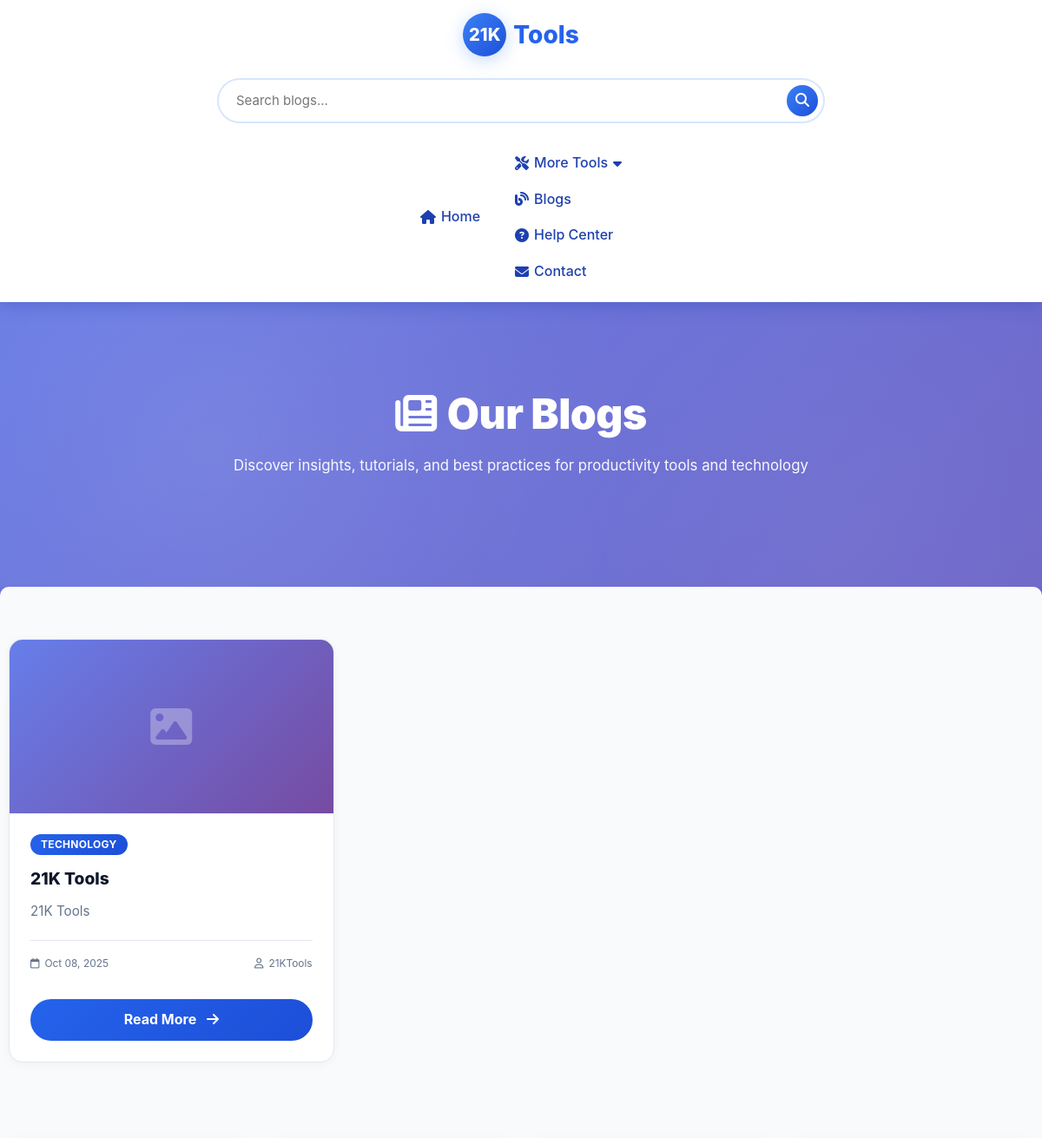
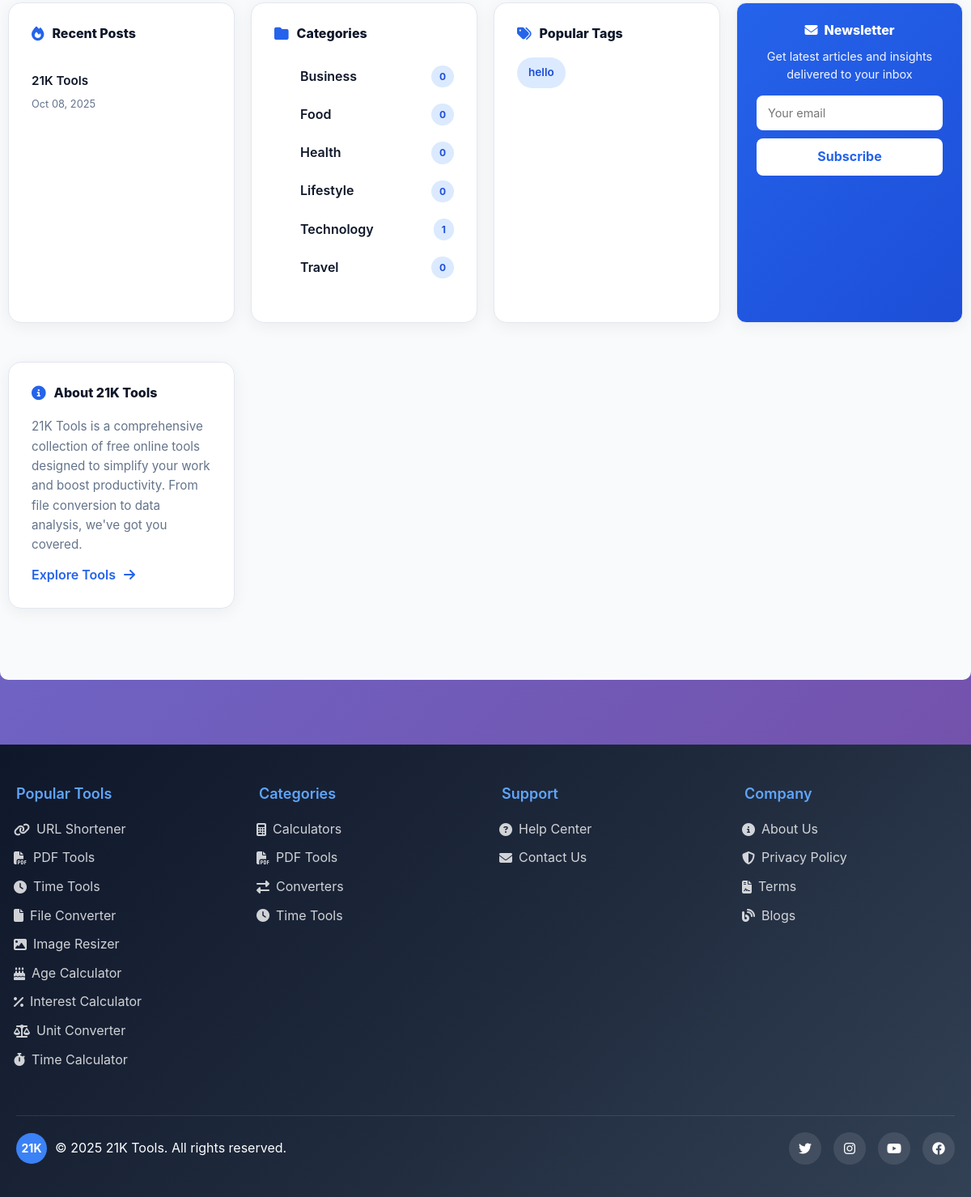
Screenshot of /blog/ with the database file from the repository (2 pictures, top to bottom).
### blog/models.py (models this page shows, shortened)
class BlogPost(models.Model):
    STATUS_CHOICES = (
        ('draft', 'Draft'),
        ('published', 'Published'),
    )
    title = models.CharField(max_length=200)
    slug = models.SlugField(max_length=200, unique=True, blank=True)
    content = RichTextUploadingField()
    excerpt = models.TextField(max_length=300, blank=True, help_text="Short description for blog cards")
    thumbnail_data = models.BinaryField(blank=True, null=True, editable=False)
    thumbnail_name = models.CharField(max_length=255, blank=True)
    thumbnail_type = models.CharField(max_length=50, blank=True)  # e.g., 'image/jpeg'
    category = models.ForeignKey(Category, on_delete=models.SET_NULL, null=True, related_name='posts')
    tags = models.ManyToManyField(Tag, blank=True, related_name='posts')
    author = models.ForeignKey(User, on_delete=models.CASCADE, related_name='blog_posts')
    status = models.CharField(max_length=10, choices=STATUS_CHOICES, default='draft')
    created_at = models.DateTimeField(auto_now_add=True)
    updated_at = models.DateTimeField(auto_now=True)
    published_at = models.DateTimeField(null=True, blank=True)
    class Meta:
        ordering = ['-published_at', '-created_at']
    def has_thumbnail(self):
        return bool(self.thumbnail_data)

class Category(models.Model):
    name = models.CharField(max_length=100, unique=True)
    slug = models.SlugField(max_length=100, unique=True, blank=True)
    created_at = models.DateTimeField(auto_now_add=True)
    class Meta:
        verbose_name_plural = "Categories"
        ordering = ['name']

class Tag(models.Model):
    name = models.CharField(max_length=50, unique=True)
    slug = models.SlugField(max_length=50, unique=True, blank=True)
    created_at = models.DateTimeField(auto_now_add=True)
    class Meta:
        ordering = ['name']

### blog/views.py (the view, shortened to what this page needs)
# urls.py: path('', views.blog_list, name='blog_list'),
def blog_list(request):
    search_query = request.GET.get('search', '')
    selected_categories = request.GET.getlist('category')
    sort = request.GET.get('sort', '-published_at')
    posts = BlogPost.objects.filter(status='published')
    if selected_categories:
        posts = posts.filter(category__slug__in=selected_categories)
    posts = posts.order_by(sort)
    paginator = Paginator(posts, 9)
    page_number = request.GET.get('page')
    page_obj = paginator.get_page(page_number)
    categories = Category.objects.annotate(post_count=Count('posts', filter=Q(posts__status='published')))
    all_categories = categories
    recent_posts = BlogPost.objects.filter(status='published').order_by('-published_at')[:5]
    popular_tags = Tag.objects.annotate(post_count=Count('posts', filter=Q(posts__status='published'))).order_by('-post_count')[:10]
    total_posts = BlogPost.objects.filter(status='published').count()
    total_categories = categories.count()
    total_authors = User.objects.filter(blog_posts__status='published').distinct().count()
    context = {
        'page_obj': page_obj,
        'search_query': search_query,
        'selected_categories': selected_categories,
        'categories': categories,
        'all_categories': all_categories,
        'recent_posts': recent_posts,
        'popular_tags': popular_tags,
        'total_posts': total_posts,
        'total_categories': total_categories,
        'total_authors': total_authors,
        'sort': sort,
    }
    return render(request, 'blog/blog_list.html', context)

### blog/templates/blog/blog_list.html (shortened to what this page needs)
{% extends 'blog/base1.html' %}
{% block content %}
<section class="blog-hero">
    <div class="hero-content">
        <h1><i class="fas fa-newspaper" style="margin-right: 12px;"></i>Our Blogs</h1>
        <p>Discover insights, tutorials, and best practices for productivity tools and technology</p>
    </div>
</section>
<div class="blog-container">
    <div class="blog-layout">
        <div>
            {% if page_obj %}
            <div class="blog-grid">
                {% for post in page_obj %}
                <div class="blog-card">
                    {% if post.has_thumbnail %}
    <img src="{% url 'serve_blog_thumbnail' post.slug %}" class="blog-thumbnail" alt="{{ post.title }}">
{% else %}
    <div class="blog-thumbnail-placeholder">
        <i class="fas fa-image"></i>
    </div>
                    {% endif %}
                    <div class="card-body">
                        <div class="card-badges">
                            {% if post.category %}
                            <span class="badge category">{{ post.category.name }}</span>
                            {% endif %}
                        </div>
                        <h3 class="card-title">{{ post.title }}</h3>
                        <p class="card-text">{{ post.excerpt|truncatewords:20 }}</p>
                        <div class="card-meta">
                            <small>
                                <i class="far fa-calendar"></i>
                                {{ post.published_at|date:"M d, Y" }}
                            </small>
                            <small>
                                <i class="far fa-user"></i>
                                {{ post.author.get_full_name|default:post.author.username }}
                            </small>
                        </div>
                        <a href="{% url 'blog_detail' post.slug %}" class="read-more-btn">
                            Read More <i class="fas fa-arrow-right" style="margin-left: 8px;"></i>
                        </a>
                    </div>
                </div>
                {% endfor %}
            </div>
            {% endif %}
        </div>
        <aside class="sidebar">
            <div class="sidebar-widget">
                <h3><i class="fas fa-fire"></i> Recent Posts</h3>
                {% for post in recent_posts|slice:":5" %}
                <div class="recent-post">
                    <a href="{% url 'blog_detail' post.slug %}">{{ post.title }}</a>
                    <div class="recent-post-date">{{ post.published_at|date:"M d, Y" }}</div>
                </div>
                {% empty %}
                <p style="color: var(--secondary); font-size: 0.9rem; text-align: center;">No recent posts</p>
                {% endfor %}
            </div>
            <div class="sidebar-widget">
                <h3><i class="fas fa-folder"></i> Categories</h3>
                <ul class="category-list">
                    {% for category in all_categories %}
                    <li class="category-item">
                        <a href="{% url 'category_posts' category.slug %}">{{ category.name }}</a>
                        <span class="category-count">{{ category.post_count }}</span>
                    </li>
                    {% empty %}
                    <li style="color: var(--secondary); font-size: 0.9rem; text-align: center;">No categories</li>
                    {% endfor %}
                </ul>
            </div>
            <div class="sidebar-widget">
                <h3><i class="fas fa-tags"></i> Popular Tags</h3>
                <div style="display: flex; flex-wrap: wrap; gap: 8px;">
                    {% for tag in popular_tags|slice:":10" %}
                    <a href="{% url 'tag_posts' tag.slug %}" class="popular-tag">{{ tag.name }}</a>
                    {% empty %}
                    <p style="color: var(--secondary); font-size: 0.9rem; width: 100%; text-align: center;">No tags available</p>
                    {% endfor %}
                </div>
            </div>
            <div class="sidebar-widget newsletter-box">
                <h4><i class="fas fa-envelope" style="margin-right: 8px;"></i>Newsletter</h4>
                <p>Get latest articles and insights delivered to your inbox</p>
                <form method="post" action="{% url 'newsletter_subscribe' %}">
                    <input
                        type="email"
                        name="email"
                        placeholder="Your email"
                        required
                    >
                    <button type="submit">Subscribe</button>
                </form>
            </div>
            <div class="sidebar-widget">
                <h3><i class="fas fa-info-circle"></i> About 21K Tools</h3>
                <p style="color: var(--secondary); font-size: 0.95rem; line-height: 1.6; margin: 0;">
                    21K Tools is a comprehensive collection of free online tools designed to simplify your work and boost productivity. From file conversion to data analysis, we've got you covered.
                </p>
                <a href="https://21k.tools" style="color: var(--primary); text-decoration: none; font-weight: 600; display: inline-block; margin-top: 12px;">
                    Explore Tools <i class="fas fa-arrow-right" style="margin-left: 6px;"></i>
                </a>
            </div>
        </aside>
    </div>
</div>
{% endblock %}

### blog/templates/blog/base1.html (shortened to what this page needs)
{% load static %}
<!DOCTYPE html>
<html lang="en">
<head>
    <link rel="stylesheet" href="https://cdnjs.cloudflare.com/ajax/libs/font-awesome/6.6.0/css/all.min.css">
    <link href="https://cdnjs.cloudflare.com/ajax/libs/font-awesome/6.4.0/css/all.min.css" rel="stylesheet">
    <link href="https://cdn.jsdelivr.net/npm/bootstrap@5.3.0/dist/css/bootstrap.min.css" rel="stylesheet">
</head>
<body>
<header class="header">
    <div class="header-container">
        <div class="logo-container">
            <a href="https://21k.tools" class="logo">
                <div class="logo-icon">21K</div>
                <span>Tools</span>
            </a>
        </div>
        <div class="header-actions-container">
    <div class="search-box">
        <input type="text" class="search-input" id="searchInput" placeholder="Search blogs..." autocomplete="off">
        <button class="search-btn" id="searchBtn"><i class="fas fa-search"></i></button>
    </div>
</div>
        <nav class="header-nav" role="navigation">
            <div class="nav-menu">
                <a href="https://21k.tools" class="nav-link">
                    <i class="fas fa-home"></i>
                    <span>Home</span>
                </a>
               <div class="dropdown" id="desktopToolsDropdown">
                    <a href="javascript:void(0);" class="nav-link" onclick="toggleDesktopDropdown(event)" role="button" tabindex="0">
                        <i class="fas fa-tools"></i>
                            More Tools
                            <i class="fas fa-caret-down" id="desktopCaret"></i>
                    </a>
                <a href="{% url 'blog_list' %}" class="nav-link">
                    <i class="fas fa-blog"></i>
                    <span>Blogs</span>
                </a>
                <a href="/help" class="nav-link">
                    <i class="fas fa-question-circle"></i>
                    <span>Help Center</span>
                </a>
                <a href="mailto:contact@21k.tools" class="nav-link">
                    <i class="fas fa-envelope"></i>
                    <span>Contact</span>
                </a>
            </div>
        </nav>
    </div>
</header>
<div class="content-wrapper">
    {% block content %}{% endblock %}
</div>
<footer class="footer">
    <div class="footer-container">
        <div class="footer-content">
            <div class="footer-section">
                <h3>Popular Tools</h3>
                <ul class="footer-links">
                    <li><a href="https://21k.tools/urlshortener"><i class="fas fa-link"></i> URL Shortener</a></li>
                   <li> <a href="https://21k.tools/pdftools"><i class="fas fa-file-pdf"></i> PDF Tools</a></li>
                   <li> <a href="https://21k.tools/timecalculator"><i class="fas fa-clock"></i> Time Tools</a></li>
                    <li><a href="https://21k.tools/fileconverter"><i class="fas fa-file"></i> File Converter</a></li>
                    <li><a href="https://21k.tools/imageresizer"><i class="fas fa-image"></i> Image Resizer</a></li>
                    <li><a href="https://21k.tools/agecalculator"><i class="fas fa-birthday-cake"></i> Age Calculator</a></li>
                    <li><a href="https://21k.tools/interestcalculator"><i class="fas fa-percentage"></i> Interest Calculator</a></li>
                    <li><a href="https://21k.tools/unitconverter"><i class="fas fa-balance-scale"></i> Unit Converter</a></li>
                    <li><a href="https://21k.tools/timecalculator"><i class="fas fa-stopwatch"></i> Time Calculator</a></li>
                </ul>
            </div>
            <div class="footer-section">
                <h3>Categories</h3>
                <ul class="footer-links">
                    <li><a href="https://21k.tools/agecalculator"><i class="fas fa-calculator"></i> Calculators</a></li>
                    <li><a href="https://21k.tools/pdftools"><i class="fas fa-file-pdf"></i> PDF Tools</a></li>
                    <li><a href="https://21k.tools/fileconverter"><i class="fas fa-exchange-alt"></i> Converters</a></li>
                    <li><a href="https://21k.tools/timecalculator"><i class="fas fa-clock"></i> Time Tools</a></li>
                </ul>
            </div>
            <div class="footer-section">
                <h3>Support</h3>
                <ul class="footer-links">
                    <li><a href="/help"><i class="fas fa-question-circle"></i> Help Center</a></li>
                    <li><a href="mailto:contact@21k.tools"><i class="fas fa-envelope"></i> Contact Us</a></li>
                </ul>
            </div>
            <div class="footer-section">
                <h3>Company</h3>
                <ul class="footer-links">
                    <li><a href="https://21k.tools/about"><i class="fas fa-info-circle"></i> About Us</a></li>
                    <li><a href="https://21k.tools/privacypolicy"><i class="fas fa-shield-alt"></i> Privacy Policy</a></li>
                    <li><a href="https://21k.tools/termsandconditions"><i class="fas fa-file-contract"></i> Terms</a></li>
                    <li><a href="https://21k.tools/blog"><i class="fas fa-blog"></i> Blogs</a></li>
                </ul>
            </div>
        </div>
        <div class="footer-bottom">
            <div class="footer-brand">
                <div class="footer-brand-icon">21K</div>
                <span>&copy; 2025 21K Tools. All rights reserved.</span>
            </div>
            <div class="social-links">
                <a href="https://x.com/21ktools" class="social-link" title="Twitter" target="_blank" rel="noopener noreferrer">
                    <i class="fab fa-twitter"></i>
                </a>
                <a href="https://instagram.com/21k.tools" class="social-link" title="Instagram" target="_blank" rel="noopener noreferrer">
                    <i class="fab fa-instagram"></i>
                </a>
                <a href="https://youtube.com/21ktools" class="social-link" title="YouTube" target="_blank" rel="noopener noreferrer">
                    <i class="fab fa-youtube"></i>
                </a>
                <a href="#" class="social-link" title="Facebook" target="_blank" rel="noopener noreferrer">
                    <i class="fab fa-facebook"></i>
                </a>
            </div>
        </div>
    </div>
</footer>
</body>
</html>

### rows the page displays
BlogPost: category.name "TECHNOLOGY", title "21K Tools", excerpt "21K Tools", published_at "Oct 08, 2025", author.get_full_name "21KTools"
Category: name "Business", post_count "0"
Category: name "Food", post_count "0"
Category: name "Health", post_count "0"
Category: name "Lifestyle", post_count "0"
Category: name "Technology", post_count "1"
Category: name "Travel", post_count "0"
Tag: name "hello"
